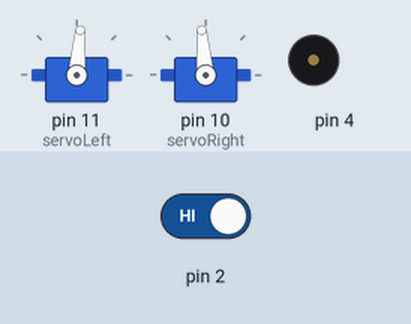
This sketch was run on a simulated Arduino Uno, built with avr-gcc and run on an emulated ATmega328P. Parts: 2 × servo, buzzer (waves = sounding). The inputs (shaded band) are chosen by the test bench; at power-on: pin 2 HIGH. What the sketch prints to the serial monitor is not drawn.

Above: at 4.2 s.
4.3 s: pin 2 driven LOW
At 5.0 s:
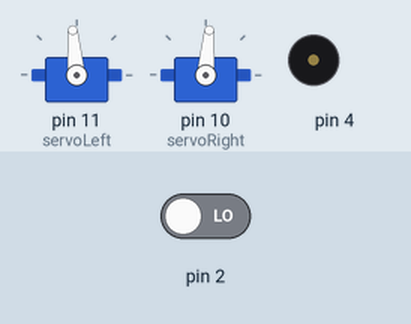
5.8 s: pin 2 driven HIGH
At 7.0 s:
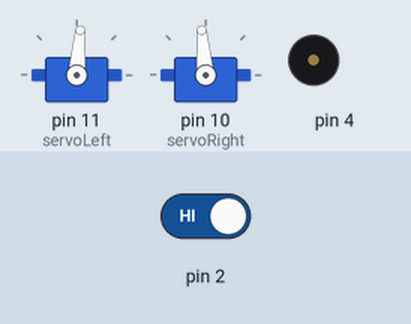
Timing chart, 0 to 8.8 s (numbered marks = the images above; inputs shaded):
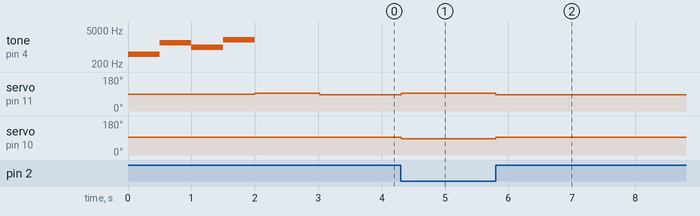

Measured:
- after the input at 4.3 s, servo on pin 11 (servoLeft): 85° → 95° at once; servo on pin 10 (servoRight): 95° → 85° at once
- after the input at 5.8 s, servo on pin 11 (servoLeft): 95° → 85° at once; servo on pin 10 (servoRight): 85° → 95° at once

The sketch:

QTIActivity2_LineFollowing.ino
```cpp
#include <Servo.h>

Servo servoLeft;
Servo servoRight;

void setup() {
  // put your setup code here, to run once:
  Serial.begin(9600);
  Serial.println("Testing Line Follower");

  tone(4, 500, 500); delay (500);
  tone(4, 1500, 500); delay(500);
  tone(4, 1000, 500); delay(500);
  tone(4, 2000, 500); delay(500);

  //setup servos
  servoLeft.attach(11);
  servoRight.attach(10);
  halt();
  delay(1000);

}

void loop() {
  // put your main code here, to run repeatedly:

  //charge capacitor for 1ms
  pinMode(2, OUTPUT);
  digitalWrite(2, HIGH);
  delay(1);

  //wait 1ms and let capcitor discharge
  pinMode(2, INPUT);
  delay(1);

  //read pin 2
  byte sensor1 = digitalRead(2);

  //motion

  if (sensor1 == 0) //light part of surface
  {
    veerLeft(5);
  }
  else //if on dark part of surface
  {
    veerRight(5);
  }
}

//functions
void veerLeft(int time)
{
  servoLeft.writeMicroseconds(1500 + 25);
  servoRight.writeMicroseconds(1500 - 75);
  delay(time);
}
void veerRight(int time)
{
  servoLeft.writeMicroseconds(1500 - 75);
  servoRight.writeMicroseconds(1500 + 25);
  delay(time);
}


void halt()
{
  servoLeft.writeMicroseconds(1500);
  servoRight.writeMicroseconds(1500);
}
void moveForward(int time)
{
  servoLeft.writeMicroseconds(1700);
  servoRight.writeMicroseconds(1300);
  delay(time);
}
void moveBackward(int time)
{
  servoLeft.writeMicroseconds(1300);
  servoRight.writeMicroseconds(1700);
  delay(time);
}
void turnRight90()
{
  servoLeft.writeMicroseconds(1600);
  servoRight.writeMicroseconds(1600);
  delay(800); //adjust according to surface
}
void turnLeft90()
{
  servoLeft.writeMicroseconds(1400);
  servoRight.writeMicroseconds(1400);
  delay(800); //adjust according to surface
}
```
